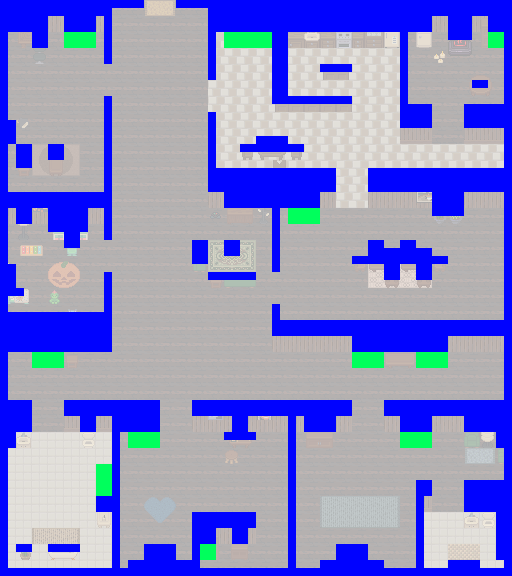

Rendered tile map (Tiled .tmx) drawn with the repository's tilesets; below, a short description and the map source with its tile grids summarised:
An orthogonal 64x72 tile map with 8x8 px tiles, 3 tile layers (bg, collision, hiding spots), 2 tilesets, 1 image layer.

<map version="1.9" tiledversion="1.9.2" orientation="orthogonal" renderorder="right-down" width="64" height="72" tilewidth="8" tileheight="8" infinite="0" nextlayerid="6" nextobjectid="1">
 <tileset firstgid="1" source="collision.tsx" />
 <tileset firstgid="5" source="collision.tsx" />
 <layer id="5" name="bg" width="64" height="72">
  <data>[4608 cells, 4608 non-empty, 1 distinct tile ids]</data>
 </layer>
 <imagelayer id="3" name="Image Layer 1" locked="1" opacity="0.4">
  <image source="../backgroundmap/map.png" width="512" height="576" />
 </imagelayer>
 <layer id="1" name="collision" width="64" height="72">
  <data>[4608 cells, 1248 non-empty, 2 distinct tile ids]</data>
 </layer>
 <layer id="4" name="hiding spots" width="64" height="72">
  <data>[4608 cells, 84 non-empty, 2 distinct tile ids]</data>
 </layer>
</map>